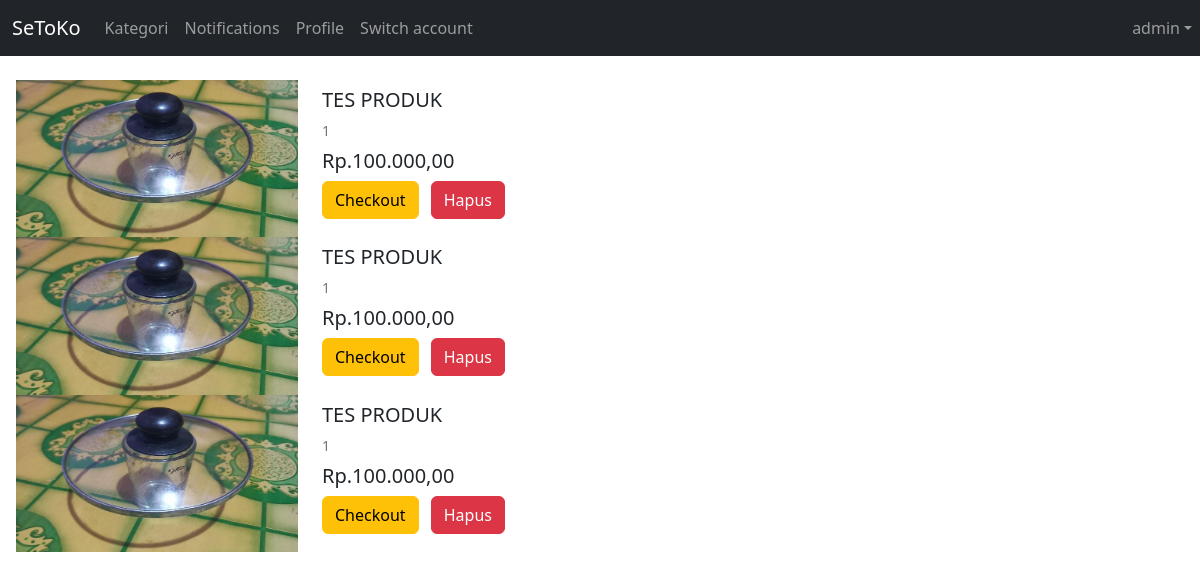
The app's page /keranjang.php (signed in) with its own data.
### tables this page shows
CREATE TABLE `user` (
  `id` int(11) NOT NULL,
  `email` varchar(255) NOT NULL,
  `username` varchar(255) NOT NULL,
  `passwd` varchar(255) NOT NULL,
  `admin` tinyint(1) NOT NULL
);

CREATE TABLE `carts` (
  `order_id` int(11) NOT NULL,
  `order_status` tinyint(1) DEFAULT 0,
  `user_id` int(11) NOT NULL,
  `produk_id` int(11) NOT NULL,
  `quantity` int(11) NOT NULL
);

CREATE TABLE `barang` (
  `id_barang` int(11) NOT NULL,
  `nama_barang` varchar(255) NOT NULL,
  `stok_barang` int(11) NOT NULL,
  `harga_barang` text NOT NULL,
  `deskripsi_barang` text DEFAULT NULL,
  `gambar_barang` varchar(255) DEFAULT NULL,
  `tgl_tambah` timestamp NOT NULL DEFAULT current_timestamp(),
  `tgl_update` timestamp NOT NULL DEFAULT current_timestamp()
);

### koneksi.php (called while the page is built, shortened)
<?php
$conn = mysqli_connect("localhost","root","","setoko");
function query($query){
  global $conn;
  $result = mysqli_query($conn,$query);
  $rows = [];
  while($row = mysqli_fetch_assoc($result)){
    $rows[] = $row;
  }
  return $rows;
}
?>

### keranjang.php (the view, shortened to what this page needs)
<?php
require_once "koneksi.php";
$dataUser = query("SELECT id, username FROM user WHERE id = {$_SESSION['login']}");
foreach($dataUser as $data);
$dataProduk = mysqli_query($conn,"SELECT
                                c.order_id,
                                c.quantity AS total_buy,
                                c.order_status,
                                b.nama_barang,
                                b.stok_barang,
                                b.harga_barang,
                                b.gambar_barang,
                                u.username
                                FROM carts AS c
                                INNER JOIN barang AS b ON
                                  b.id_barang = c.produk_id
                                INNER JOIN user AS u ON
                                  u.id = c.user_id
                                WHERE c.user_id = {$_SESSION['login']}
                                ORDER BY c.order_status");
?>
<html lang="en" dir="ltr">
  <head>
    <link href="assets/dist/css/bootstrap.min.css" rel="stylesheet">
    <link href="css/offcanvas.css" rel="stylesheet">
    <link rel="stylesheet" href="https://cdnjs.cloudflare.com/ajax/libs/font-awesome/5.8.2/css/all.css" />
    <link href="https://cdn.jsdelivr.net/npm/bootstrap@5.2.0-beta1/dist/css/bootstrap.min.css" rel="stylesheet">
  </head>
  <body>
    <main class="container">
      <nav class="navbar navbar-expand-lg fixed-top navbar-dark bg-dark" aria-label="Main navigation">
      <div class="container-fluid">
        <a class="navbar-brand" href="menu.php">SeToKo</a>
        <div class="navbar-collapse offcanvas-collapse" id="navbarsExampleDefault">
          <ul class="navbar-nav me-auto mb-2 mb-lg-0">
            <li class="nav-item">
              <a class="nav-link" href="#">Kategori</a>
            </li>
            <li class="nav-item">
              <a class="nav-link" href="#">Notifications</a>
            </li>
            <li class="nav-item">
              <a class="nav-link" href="#">Profile</a>
            </li>
            <li class="nav-item">
              <a class="nav-link" href="#">Switch account</a>
            </li>
            <?php if(isset($_SESSION['login'])): ?>
            <div class="position-fixed start-10 end-0">
              <li class="nav-item dropdown">
                <a class="nav-link dropdown-toggle" href="" data-bs-toggle="dropdown" aria-expanded="false"><?= $data['username']?></a>
            <?php endif; ?>
              </li>
            </div>
          </ul>
        </div>
      </div>
        </nav>
    </main>
    <form action="Checkout.php" method="post" class="cart-items" style="padding: 2% 0">
                        <div class="row bg-white">
                          <?php
                            foreach( $dataProduk as $d ):
                          ?>
                            <div class="col-md-3 pl-0 ms-3">
                                <img src="<?= empty($d['gambar_barang']) ? 'gambar_produk/gambar_kosong.jpg' : 'gambar_produk/'.$d['gambar_barang'] ?>" class="img-fluid">
                            </div>
                            <div class="col-md-6">
                                <h5 class="pt-2"><?= $d['nama_barang']?></h5>
                                <small class="text-secondary" name="total"><?= $d['total_buy']?></small>
                                <h5 class="pt-2" name="hargaProduk"><?= "Rp.".number_format($d['harga_barang'],2,",","."); ?></h5>
                                <button name="" class="btn btn-warning">Checkout</button>
                                <button class="btn btn-danger mx-2" name="removeCart">Hapus</button>
                            </div>
                            <?php endforeach; ?>
                        </div>
                </form>
  </body>
</html>

### css/offcanvas.css (style rules this page uses)
html, body { overflow-x: hidden; }
body { padding-top: 56px; }

### records on screen
user: username "admin"
carts: produk.gambar_barang (picture), produk.nama_barang "TES PRODUK", quantity "1", produk.harga_barang "100.000,00"
carts: produk.gambar_barang (picture), produk.nama_barang "TES PRODUK", quantity "1", produk.harga_barang "100.000,00"
carts: produk.gambar_barang (picture), produk.nama_barang "TES PRODUK", quantity "1", produk.harga_barang "100.000,00"
